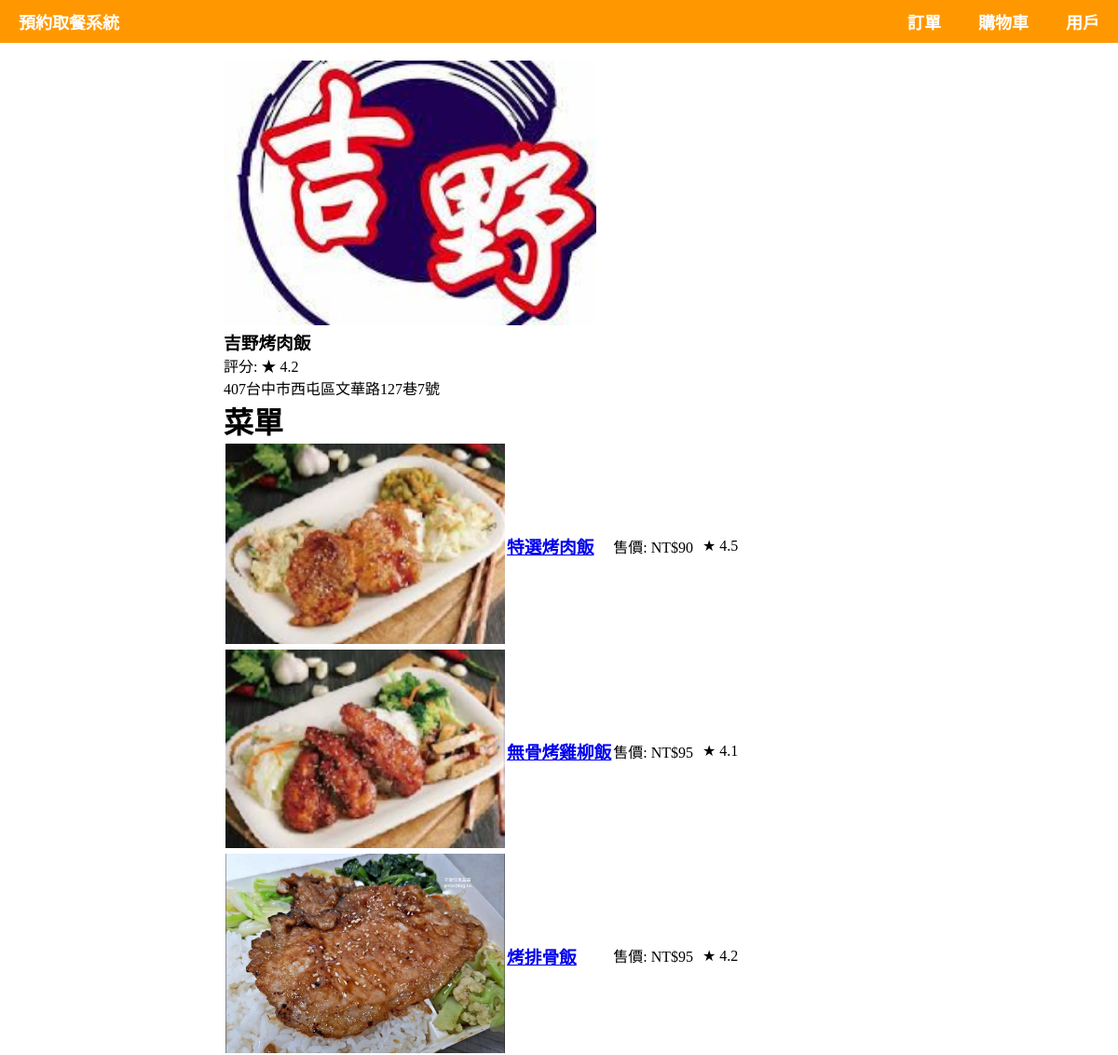
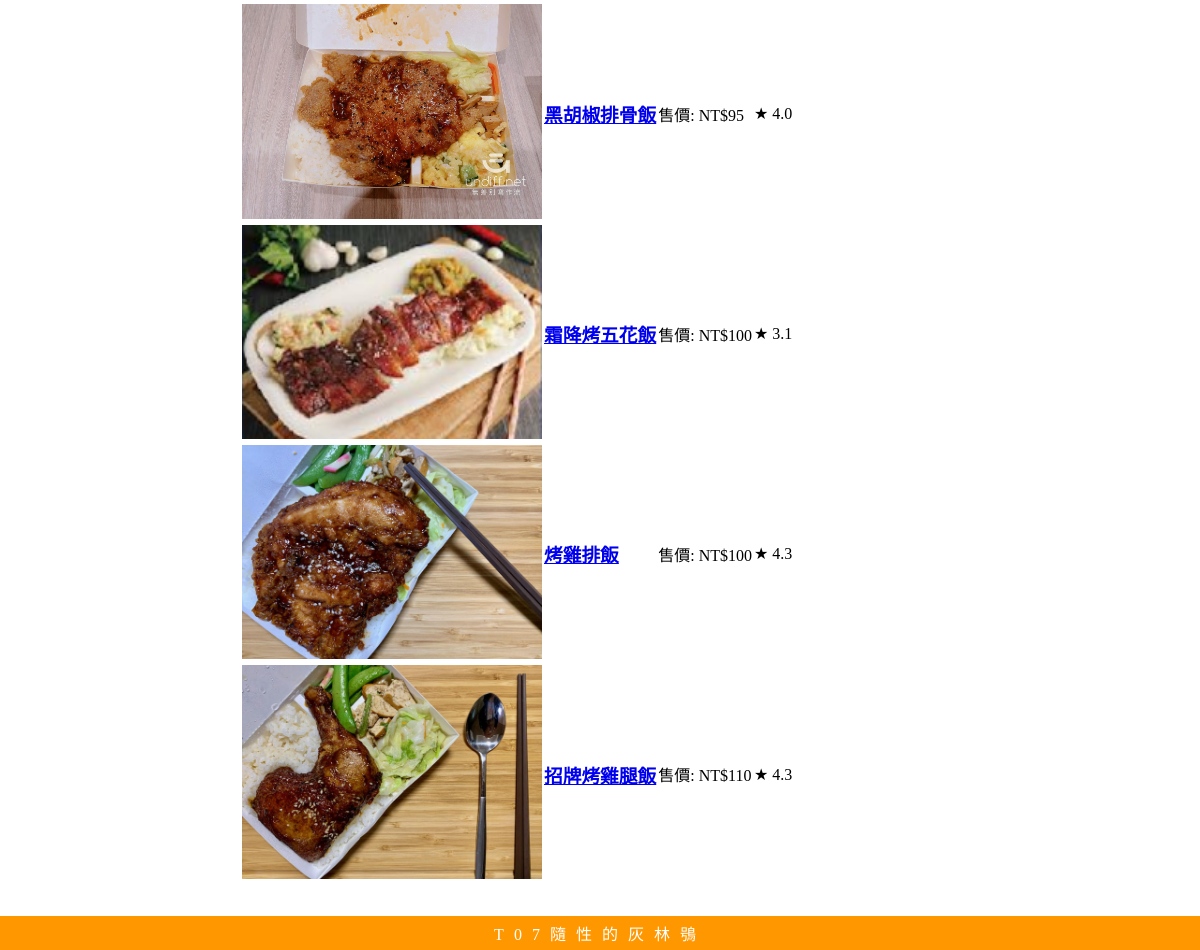
The page /restaurant/5 on the database its author committed (2 pictures, top to bottom).
### Pre_Order_System/models.py (models this page shows, shortened)
class Restaurant(models.Model):
    name = models.CharField(max_length=100, verbose_name='店名')
    address = models.CharField(max_length=255, verbose_name='地址')
    img = models.ImageField(upload_to='restaurant_images/', verbose_name='圖片')
    def get_rating(self):
        star = 0
        sale = 0
        for i in self.menu_items.all():
            star += i.stars
            sale += i.sales
        if sale == 0:
            return 0
        return round(star / sale, 1)

class Food(models.Model):
    restaurant = models.ForeignKey(Restaurant, on_delete=models.CASCADE, related_name='menu_items', verbose_name='店家')
    name = models.CharField(max_length=100, verbose_name='菜名')
    price = models.IntegerField(default=0, verbose_name='售價')
    stars = models.IntegerField(default=0, verbose_name='總星數')
    sales = models.IntegerField(default=0, verbose_name='總銷售量')
    img = models.ImageField(upload_to='food_images/', verbose_name='圖片')
    def get_rating(self):
        if self.sales == 0:
            return 0
        else:
            return round(self.stars / self.sales, 1)

### Pre_Order_System/views.py (the view)
# urls.py: path('restaurant/<int:id>', views.restaurant, name='restaurant'),
def restaurant(request, id):
    myrestaurant = get_object_or_404(Restaurant, id = id)
    meun = myrestaurant.menu_items.all()
    context = {
        'myrestaurant': myrestaurant,
        'menu': meun,
    }
    return render(request, 'restaurant.html', context)

### Pre_Order_System/templates/restaurant.html (shortened to what this page needs)
{% extends "master.html" %}
{% block content %}
<img src="{{ myrestaurant.img.url }}" alt="{{ myrestaurant.name }}" style="width: 400px;">
<h3>{{ myrestaurant.name }}</h3>
<p>評分: &starf; {{ myrestaurant.get_rating|floatformat:1 }}</p>
<p>{{ myrestaurant.address }}</p>
<h1>菜單</h1>
<table>
    {% for x in menu %}
    <tr>
        <td>
            <img src="{{ x.img.url }}" alt="{{ x.name }}" style="width: 300px;">
        </td>
        <td>
            <a href="{% url 'food' x.id %}">
                <h3>{{ x.name }}</h3>
            </a>
        </td>
        <td>
            <p>售價: NT${{ x.price }}</p>
        </td>
        <td>
            <p>&starf; {{ x.get_rating|floatformat:1 }}</p>
        </td>
    </tr>
    {% endfor %}
</table>
{% endblock %}

### static/css/master.css (style rules this page uses)
* { margin: 0; padding: 0; }

### rows shown on the page
Restaurant: img (picture), name "吉野烤肉飯", get_rating "4.2", address "407台中市西屯區文華路127巷7號"
Food: img (picture), name "特選烤肉飯", price "90", get_rating "4.5"
Food: img (picture), name "無骨烤雞柳飯", price "95", get_rating "4.1"
Food: img (picture), name "烤排骨飯", price "95", get_rating "4.2"
Food: img (picture), name "黑胡椒排骨飯", price "95", get_rating "4.0"
Food: img (picture), name "霜降烤五花飯", price "100", get_rating "3.1"
Food: img (picture), name "烤雞排飯", price "100", get_rating "4.3"
Food: img (picture), name "招牌烤雞腿飯", price "110", get_rating "4.3"
